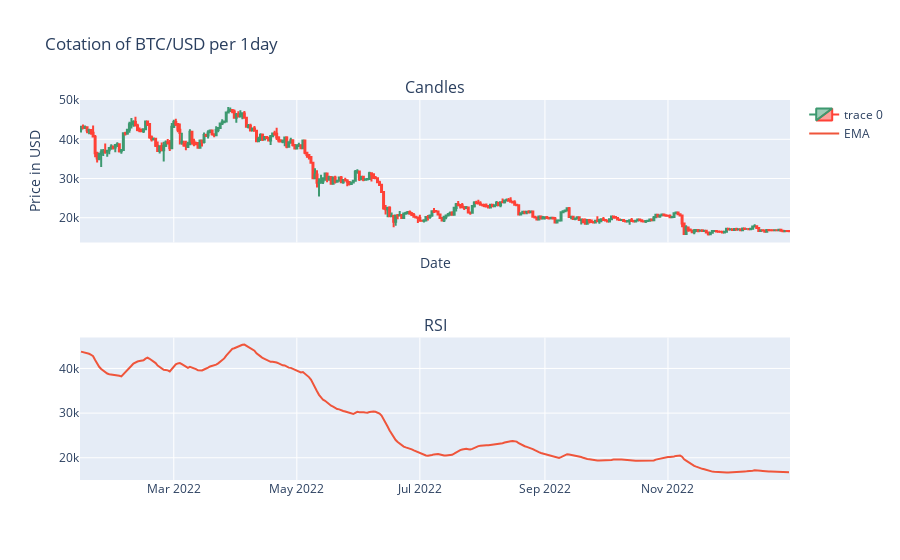

Here is the notebook cell this chart was saved with:
### Markdown cell above
### We can visualize the indicators 

#### EMA Indicator :

### Code cell
indicator = 'EMA'
visualize_with_indicator(final_data, symbol, interval, indicator)

### Figure 1 — Plotly figure (JSON) as saved in the notebook; plotly's stock layout.template omitted (floating-point values rounded to 4 significant figures; data arrays with more than 128 entries replaced by an {"elided": "..."} marker saying what was removed)
{"data": [{"close": {"elided": "352 float values"}, "high": {"elided": "352 float values"}, "low": {"elided": "352 float values"}, "open": {"elided": "352 float values"}, "type": "candlestick", "x": {"elided": "352 str values"}, "xaxis": "x", "yaxis": "y"}, {"mode": "lines", "name": "EMA", "type": "scatter", "x": {"elided": "352 str values"}, "xaxis": "x2", "y": {"elided": "352 float values"}, "yaxis": "y2"}], "layout": {"annotations": [{"font": {"size": 16}, "showarrow": false, "text": "Candles", "x": 0.5, "xanchor": "center", "xref": "paper", "y": 1, "yanchor": "bottom", "yref": "paper"}, {"font": {"size": 16}, "showarrow": false, "text": "RSI", "x": 0.5, "xanchor": "center", "xref": "paper", "y": 0.375, "yanchor": "bottom", "yref": "paper"}], "autosize": true, "title": {"text": "Cotation of BTC/USD per 1day"}, "xaxis": {"anchor": "y", "autorange": true, "domain": [0, 1], "matches": "x2", "range": ["2022-01-13 12:00", "2022-12-31 12:00"], "rangeslider": {"visible": false, "yaxis": {}}, "showticklabels": false, "title": {"text": "Date"}, "type": "date"}, "xaxis2": {"anchor": "y2", "autorange": true, "domain": [0, 1], "range": ["2022-01-13 12:00", "2022-12-31 12:00"], "type": "date"}, "yaxis": {"anchor": "x", "autorange": true, "domain": [0.625, 1], "range": [13680.0, 50030.0], "title": {"text": "Price in USD"}}, "yaxis2": {"anchor": "x2", "autorange": true, "domain": [0, 0.375], "range": [15020.0, 46930.0], "type": "linear"}}}
